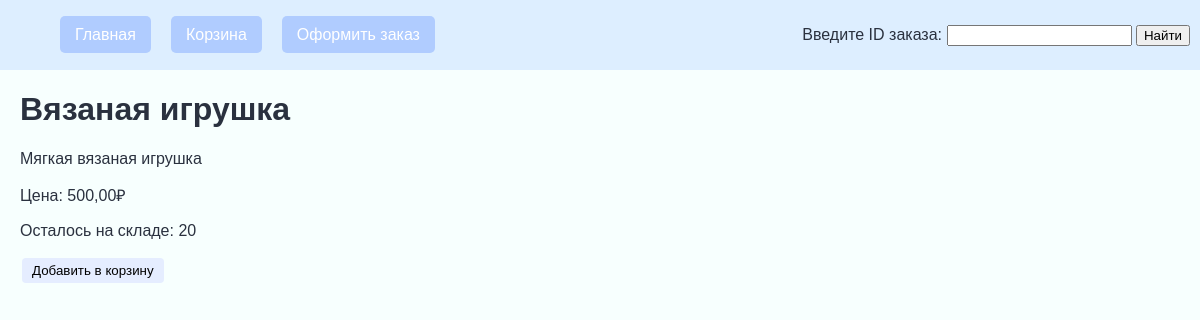
The app's page /product/vjazanaia-igroshka/ with its own data.
### app/models.py (models this page shows, shortened)
class Product(models.Model):
    id = models.AutoField(primary_key=True)
    category = models.ForeignKey(Category, related_name='products', on_delete=models.CASCADE)
    name = models.CharField(max_length=200)
    slug = models.SlugField(max_length=200, unique=True)
    description = models.TextField(blank=True)
    price = models.DecimalField(max_digits=10, decimal_places=2)
    stock = models.PositiveIntegerField()
    available = models.BooleanField(default=True)
    created = models.DateTimeField(auto_now_add=True)
    updated = models.DateTimeField(auto_now=True)

### app/views.py (the view)
# urls.py: path('product/<slug:slug>/', views.product_detail, name='product_detail'),
def product_detail(request, slug):
    product = get_object_or_404(Product, slug=slug, available=True)
    data = {'product': product}
    return render(request, 'detail.html', data)

### templates/detail.html (shortened to what this page needs)
{% extends 'base.html' %}
{% block content %}
<h1 class="product-title">{{ product.name }}</h1>
<p>{{ product.description }}</p>
<p>Цена: {{ product.price }}₽</p>
<p>Осталось на складе: {{ product.stock }}</p>
<form action="{% url 'cart_add' product.id %}" method="post" class="add-form">
 <input type="submit" value="Добавить в корзину">
</form>
{% endblock %}

### static/index.css (style rules this page uses)
:root { --base-color: #f7fffe; --text-color: #2a313f; --header-bg: #ddeeff; --button-color: #b0ccff; --button-hover: #c7d7ff; --border-color: #ccc; --light-button: #e5edff; --bright-button: #b1d8ff; }
body { font-family: Arial, sans-serif; background-color: var(--base-color); color: var(--text-color); margin: 0; padding: 0; }
.remove-form input, .add-form input { background-color: var(--light-button); border: none; border-radius: 4px; padding: 5px 10px; margin: 2px; cursor: pointer; }

### records on screen
Product: name "Вязаная игрушка", description "Мягкая вязаная игрушка", price "500,00", stock "20"
